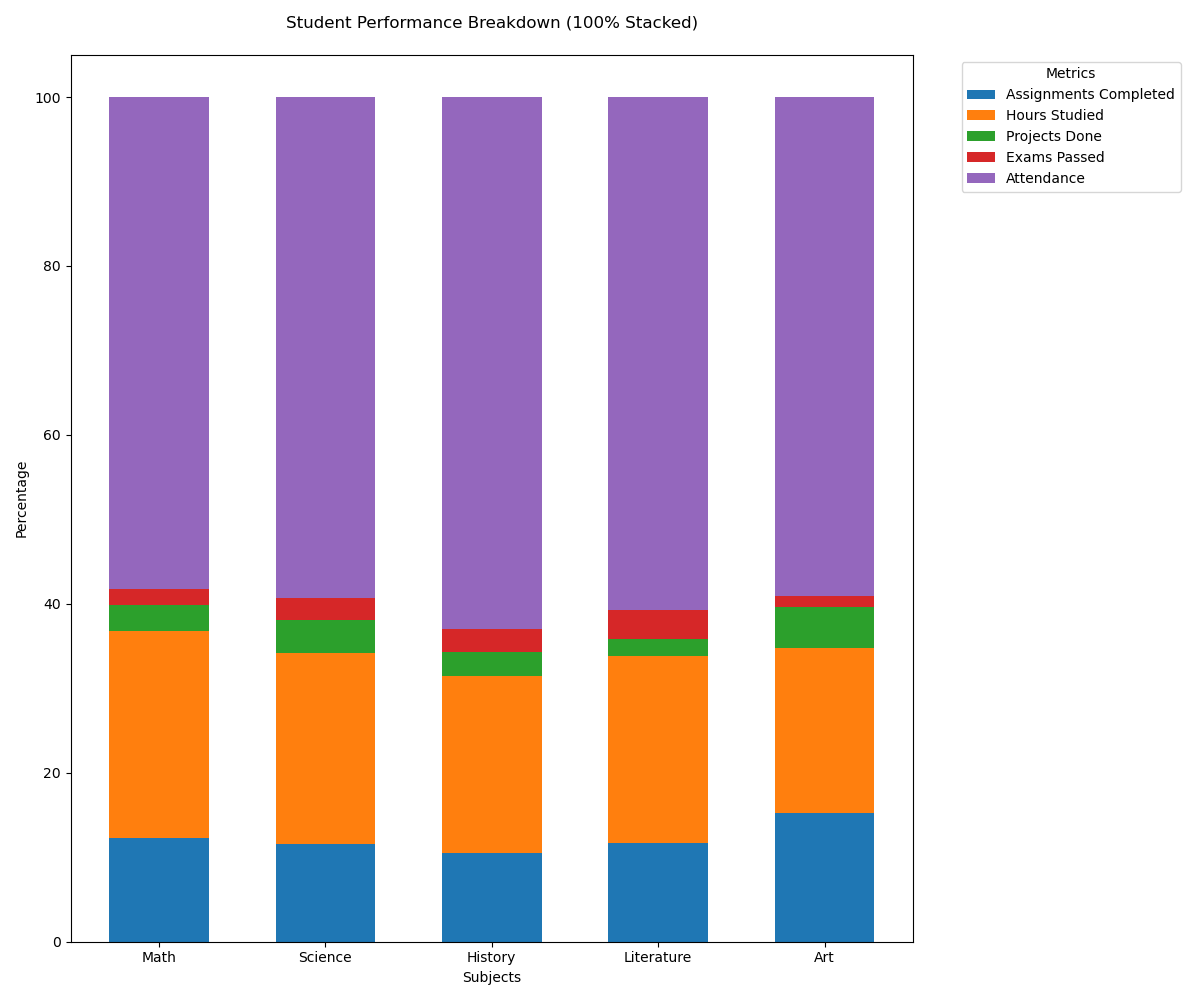

Generate this figure with Python:

import pandas as pd
import numpy as np
import seaborn as sns
import matplotlib.pyplot as plt

data = [
    {'Subject': 'Math', 'Assignments Completed': 20, 'Hours Studied': 40, 'Projects Done': 5, 'Exams Passed': 3, 'Attendance': 95},
    {'Subject': 'Science', 'Assignments Completed': 18, 'Hours Studied': 35, 'Projects Done': 6, 'Exams Passed': 4, 'Attendance': 92},
    {'Subject': 'History', 'Assignments Completed': 15, 'Hours Studied': 30, 'Projects Done': 4, 'Exams Passed': 4, 'Attendance': 90},
    {'Subject': 'Literature', 'Assignments Completed': 17, 'Hours Studied': 32, 'Projects Done': 3, 'Exams Passed': 5, 'Attendance': 88},
    {'Subject': 'Art', 'Assignments Completed': 22, 'Hours Studied': 28, 'Projects Done': 7, 'Exams Passed': 2, 'Attendance': 85}
]

df = pd.DataFrame(data)
df.set_index('Subject', inplace=True)

df_percentage = df.div(df.sum(axis=1), axis=0) * 100

plt.figure(figsize=(12, 10))

bottom = np.zeros(len(df))

colors = ['#1f77b4', '#ff7f0e', '#2ca02c', '#d62728', '#9467bd']

for i, col in enumerate(df.columns):
    plt.bar(df_percentage.index, df_percentage[col], bottom=bottom, label=col, color=colors[i], width=0.6)
    bottom += df_percentage[col]

plt.xlabel('Subjects')
plt.ylabel('Percentage')
plt.title('Student Performance Breakdown (100% Stacked)', pad=20)
plt.legend(title='Metrics', bbox_to_anchor=(1.05, 1), loc='upper left')

plt.tight_layout()
plt.show()
